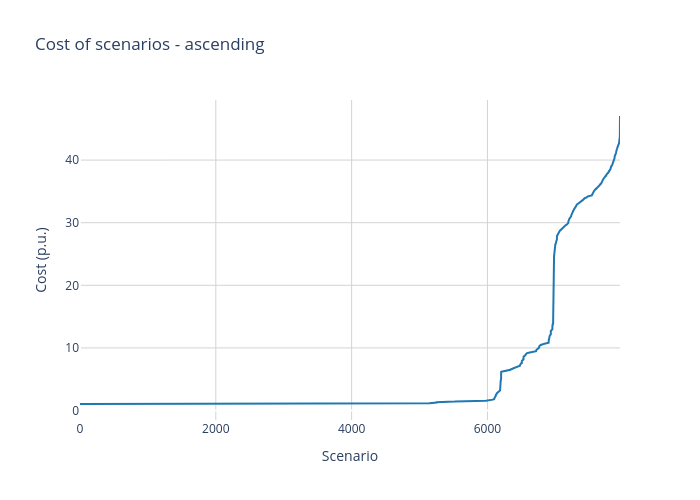

Source (notebook cell):
### Code cell
plot_df = df.sort_values(by=['Total cost'])
x_values = np.arange(plot_df.shape[0])

layout = go.Layout(
    title = f'Cost of scenarios - ascending',
    xaxis = dict(
        gridcolor='lightgrey'),
    yaxis = dict(
        gridcolor='lightgrey'), 
    paper_bgcolor='rgba(0,0,0,0)',
    plot_bgcolor='rgba(0,0,0,0)'
)

fig = go.Figure(layout=layout)

fig.add_trace(go.Scatter(x=x_values, y=plot_df['Total cost'], mode='lines', line=dict(color='#1F77B4'), name="True"))

fig.update_layout(
    xaxis_title='Scenario',
    yaxis_title='Cost (p.u.)',
    width=700, height=500
)
fig.show()

### Figure 1 — Plotly figure (JSON) as saved in the notebook; plotly's stock layout.template omitted (floating-point values rounded to 4 significant figures; data arrays with more than 128 entries replaced by an {"elided": "..."} marker saying what was removed)
{"data": [{"line": {"color": "#1F77B4"}, "mode": "lines", "name": "True", "type": "scatter", "x": {"elided": "7953 int values"}, "y": {"elided": "7953 float values"}}], "layout": {"height": 500, "paper_bgcolor": "rgba(0, 0, 0, 0)", "plot_bgcolor": "rgba(0, 0, 0, 0)", "title": {"text": "Cost of scenarios - ascending"}, "width": 700, "xaxis": {"autorange": true, "gridcolor": "lightgrey", "range": [0, 7952], "title": {"text": "Scenario"}, "type": "linear"}, "yaxis": {"autorange": true, "gridcolor": "lightgrey", "range": [-1.515, 49.6], "title": {"text": "Cost (p.u.)"}, "type": "linear"}}}
